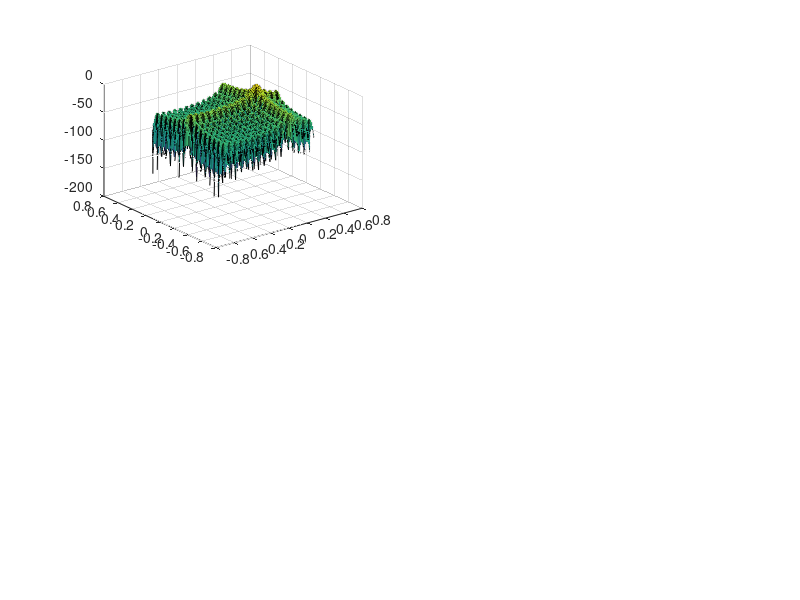

This figure's MATLAB source: (Note: this script raises an error after producing the figure.)
%%

clear all
close all

N = 16; % Number of elements in ULA
M = 16; % Number of pulses? 
lambda = 2; % Operating wavelength
d = lambda/2; % Distance of elements in ULA 
v = d;   % Speed of the aircraft? Example in textbook didn't specify
T = v/2; % Duration of the pulse? 
Nclutter = 200; % How many clutter patches

% Target doppler and AoA 
fd = 0.25;
AoA = deg2rad(0);

% Resolution of clutter patches 
% The response of the beamformer is plotted against these angles and
% dopplers
angVec = d/lambda*sin(deg2rad(linspace(-90, 90, Nclutter))); % norm angle
beta   = 2*v*T/d;
fdVec  = beta*angVec;

% Spatial steering vectors 
[iGrid, angGrid] = ndgrid(0:N-1, angVec);
A = exp(1i*2*pi.*iGrid.*angGrid);

% Doppler steering vectors 
[iGrid, fdGrid] = ndgrid(0:M-1, fdVec);
B = exp(1i*2*pi.*iGrid.*fdGrid);

% Space-time steering vector 
V = zeros(N*M, Nclutter);
for iClutter = 1:Nclutter
    V(:, iClutter) = kron(A(:, iClutter), B(:, iClutter));
end

% Response to a target 
[~, iMin] = min(abs(angVec - AoA));
a = A(:, iMin);
[~, iMin] = min(abs(fdVec - fd));
b = B(:, iMin);

% Covariance matrix 
R = eye(N*M);

% Clutter covariance matrix
R_clutter = V*V';

% Jammer covariance matrix 
AoA_jammer = [32 126];

R_jammer = zeros(N*M);

for ang = AoA_jammer
    
    [~, iMin] = min(abs(angVec - d/lambda*sin(deg2rad(ang))));
    
    bj = B(:, iMin);
    aj = A;
    
    s = kron(bj, aj);
    
    R_jammer = R_jammer + db2mag(50)^2*(s*s');

end

Rinv = inv(R);

% An inefficient, but perhaps more informative way to do the code below 
% Rinv = eye(N*M);

% Y = zeros(length(angVec));
% for i = 1:length(angVec)
%     for j = 1:length(fdVec)
% 
%         x = kron(A(:, i), B(:, j));
%         s = kron(a, b);
%         w = s;
%         % w = Rinv*s;
% 
%         Y(i, j) = w'*x;
%     end
% end

W = kron(A, B);
X = kron(a, b);

Y = W'*Rinv*X;
Y = reshape(Y, [Nclutter Nclutter]);

% No jammer or clutter 
subplot(2,2,1)

Rinv = inv(R);
W = kron(A, B);
X = kron(a, b);

Y = W'*Rinv*X;
Y = reshape(Y, [Nclutter Nclutter]);

s = surf(angVec, fdVec, mag2db(abs(Y')/(N*M)));
s.EdgeColor = 'none';
view(-90, 90)
colorbar
clim([-60 0])
ylabel('Angle')
xlabel('Doppler')

% Clutter
subplot(2,2,2)

Rinv = inv(R + R_clutter);
W = kron(A, B);
X = kron(a, b);

Y = W'*Rinv*X;
Y = reshape(Y, [Nclutter Nclutter]);

s = surf(angVec, fdVec, mag2db(abs(Y')/(N*M)));
s.EdgeColor = 'none';
view(-90, 90)
colorbar
clim([-60 0])
ylabel('Angle')
xlabel('Doppler')
title('Clutter Suppression')

% Clutter and jammer
subplot(2,2,3)

Rinv = inv(R + R_clutter + R_jammer);
W = kron(A, B);
X = kron(a, b);

Y = W'*Rinv*X;
Y = reshape(Y, [Nclutter Nclutter]);

s = surf(angVec, fdVec, mag2db(abs(Y')/(N*M)));
s.EdgeColor = 'none';
view(-90, 90)
colorbar
clim([-60 0])
ylabel('Angle')
xlabel('Doppler')
title('Clutter and Jammer Suppression')

% Jammer
subplot(2,2,4)

Rinv = inv(R + R_jammer);
W = kron(A, B);
X = kron(a, b);

Y = W'*Rinv*X;
Y = reshape(Y, [Nclutter Nclutter]);

s = surf(angVec, fdVec, mag2db(abs(Y')/(N*M)));
s.EdgeColor = 'none';
view(-90, 90)
colorbar
clim([-60 0])
ylabel('Angle')
xlabel('Doppler')
title('Jammer Suppression')

%% Space-time Chebyshev windowing 

figure 
hold on

subplot(1,2,1)

Rinv = inv(R);
W = kron(A, B);
X = kron(a, b);

Y = W'*Rinv*X;
Y = reshape(Y, [Nclutter Nclutter]);

s = surf(angVec, fdVec, mag2db(abs(Y')/(N*M)));
s.EdgeColor = 'none';
view(-90, 90)
colorbar
clim([-60 0])
ylabel('Angle')
xlabel('Doppler')

% Chebyshev windowing
subplot(1,2,2)

Rinv = inv(R);
W = kron(A, B);
X = kron(a, b);

Y = W'*Rinv*(X .* kron(chebwin(N, 30), chebwin(N, 30)));
Y = reshape(Y, [Nclutter Nclutter]);

s = surf(angVec, fdVec, mag2db(abs(Y')/(N*M)));
s.EdgeColor = 'none';
view(-90, 90)
colorbar
clim([-60 0])
ylabel('Angle')
xlabel('Doppler')

